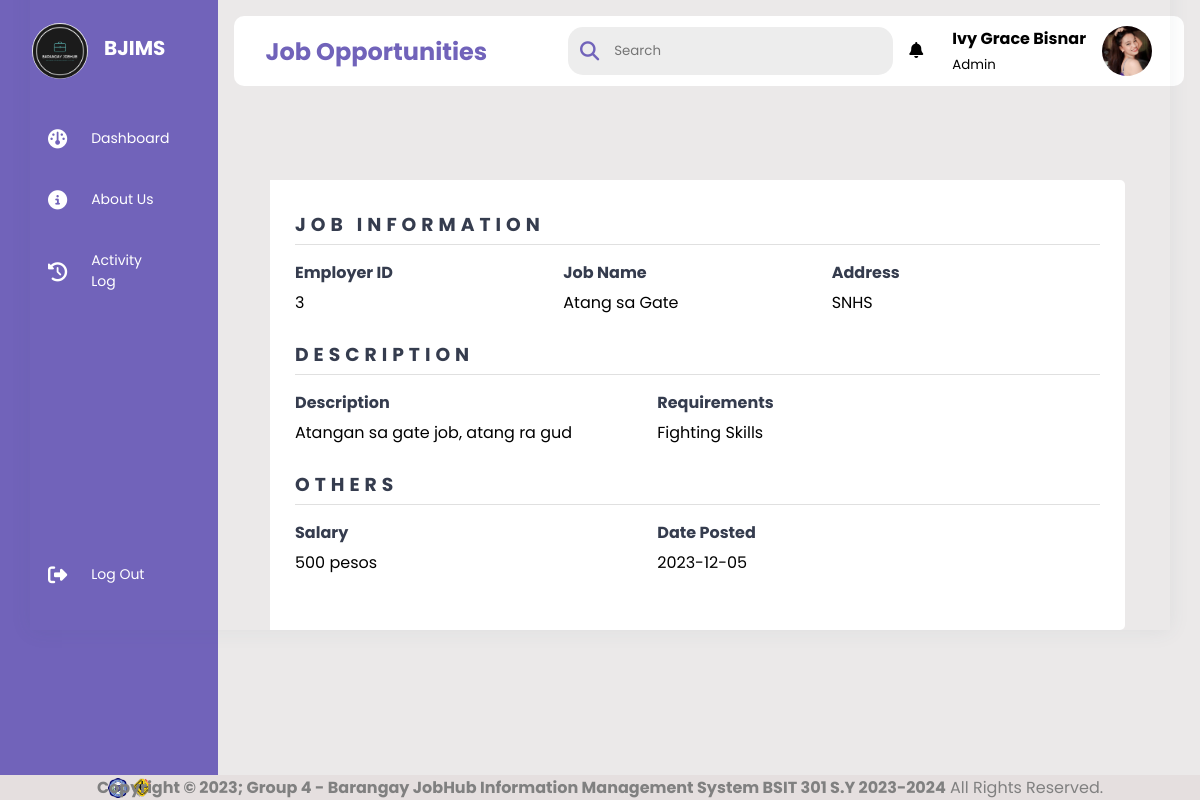
The app's page /admin/viewjobs.php?profid=2 (signed in) with its own data.
### tables this page shows
CREATE TABLE `info` (
  `jobid` int(11) NOT NULL,
  `title` varchar(255) NOT NULL,
  `description` text NOT NULL,
  `location` varchar(255) DEFAULT NULL,
  `requirements` text DEFAULT NULL,
  `salary` varchar(50) DEFAULT NULL,
  `posteddate` date DEFAULT NULL,
  `employer_id` int(11) NOT NULL,
  `active` tinyint(1) DEFAULT 1
);

### admin/viewjobs.php (the view, shortened to what this page needs)
<?php
include '../connection.php';
$user_id = $_SESSION['user_id'];
$select = mysqli_query($conn, "SELECT * FROM `admin` WHERE id = '$user_id'") or die('query failed');
if(mysqli_num_rows($select) > 0){
    $fetch = mysqli_fetch_assoc($select);
}
$eid = $_GET['profid'];
$sql = mysqli_query($conn, "SELECT * FROM info WHERE jobid='$eid'");
$result = mysqli_fetch_array($sql);
?>
<!DOCTYPE html>
<html lang="en">
    <head>
        <link rel="stylesheet" href="../css/style.css"/>
        <link rel="stylesheet" href="https://cdnjs.cloudflare.com/ajax/libs/font-awesome/6.4.0/css/all.min.css"/>
    </head>
    <body>
            <?php include("sidebar.php") ?>
        <div class="main--content">
            <div class="header--wrapper">
                <div class="header--title">
                    <h2>Job Opportunities</h2>
                </div>
                <div class="user--info">
                <div class="search--box">
                        <i class="fas fasolid fa-search"></i>
                        <input type="text" id="Input" placeholder="Search"/>
                    </div>
                    <div class="notification">
                        <div class="notif-icon" onclick="toggleNotifi()">
                            <i class="fa-solid fa-bell"></i>
                        </div>
                    </div>
                    <div class="profile">
                        <div class="info">
                            <p><b><?php echo $fetch['name']; ?></b></p>
                            <small class="text-muted">Admin</small>
                        </div>
                    </div>
                        <a href="settings.php">
                            <?php
                                if($fetch['image'] == ''){
                                    echo '<img src="../images/default-avatar.png">';
                                }else{
                                    echo '<img src="../uploaded_img/'.$fetch['image'].'">';
                                }
                            ?>
                        </a>
                    </div>
                </div>
            </div>
            <div class="container">
                <div class="right" style="margin-top: 330px; margin-left: 240px;">
                    <div class="info">
                        <h3>Job Information</h3>
                        <div class="info_data">
                            <div class="data">
                                <h4>Employer ID</h4>
                                <p><?php echo $result['employer_id'];?></p>
                            </div>
                            <div class="data">
                                <h4>Job Name</h4>
                                <p><?php echo $result['title'];?></p>
                            </div>
                            <div class="data">
                                <h4>Address</h4>
                                <p><?php echo $result['location'];?></p>
                            </div>
                        </div>
                    </div>
                    <div class="projects">
                        <h3>Description</h3>
                        <div class="info_data">
                            <div class="data">
                                <h4>Description</h4>
                                <p><?php echo $result['description'];?></p>
                            </div>
                            <div class="data">
                                <h4>Requirements</h4>
                                <p><?php echo $result['requirements'];?></p>
                            </div>
                        </div>
                    </div>
                    <div class="skills">
                        <h3>Others</h3>
                        <div class="skills_data">
                            <div class="data">
                                <h4>Salary</h4>
                                <p><?php echo $result['salary'];?></p>
                            </div>
                            <div class="data">
                                <h4>Date Posted</h4>
                                <p><?php echo $result['posteddate'];?></p>
                            </div>
                        </div>
                    </div>
                </div>
            </div>
        <?php include("../footer/footer.php") ?>
    </body>
</html>

### css/style.css (style rules this page uses)
* { margin: 0; padding: 0; border: none; outline: none; box-sizing: border-box; font-family: "Poppins", sans-serif; }
body { display: flex; }
img { display: block; width: 100%; }
.info b { font-size: 16px; text-align: center; }
.main--content { position: relative; background: #ebe9e9; width: 100%; padding: 1rem; }
.header--wrapper img { width: 50px; height: 50px; cursor: pointer; border-radius: 50%; }
.header--wrapper { display: flex; justify-content: space-between; align-items: center; flex-wrap: wrap; background: #fff; border-radius: 10px; padding: 10px 2rem; margin-bottom: 1rem; }
.header--title { color: rgba(113, 99, 186, 255); }
.notification { margin-right: 10px; border-radius: 50%; }
.notif-icon { cursor: pointer; margin-right: 3px; line-height: 50px; }
.user--info { display: flex; align-items: center; gap: 1rem; }
.search--box { background: rgb(237, 237, 237); border-radius: 15px; color: rgba(113, 99, 186, 255); display: flex; align-items: center; gap: 5px; padding: 4px 12px; }
.search--box input { background: transparent; padding: 10px; }
.search--box i { font-size: 1.2rem; cursor: pointer; transition: all 0.5s ease-out; }
.container { position: absolute; top: 50%; left: 50%; transform: translate(-50%, -50%); width: 95%; display: flex; box-shadow: 0 1px 20px 0 rgba(69,90,100,0.08); margin-top: -160px; }
.container .right { width: 75%; background: #fff; border-top-right-radius: 5px; border-bottom-right-radius: 5px; padding: 30px 25px; }
.container .right .info, .container .right .skills, .container .right .projects { margin-bottom: 25px; }
.container .right .info h3, .container .right .skills h3, .container .right .projects h3 { margin-bottom: 15px; padding-bottom: 5px; border-bottom: 1px solid #e0e0e0; color: #353c4e; text-transform: uppercase; letter-spacing: 5px; }
.container .right .info_data, .container .right .skills_data, .container .right .projects_data { display: flex; }
.container .right .info_data .data, .container .right .skills_data .data, .container .right .projects_data .data { width: 45%; }
.container .right .info_data .data h4, .container .right .skills_data .data h4, .container .right .projects_data .data h4 { color: #353c4e; margin-bottom: 5px; }

### records on screen
info: employer "3", title "Atang sa Gate", location "SNHS", description "Atangan sa gate job, atang ra gud", requirements "Fighting Skills", salary "500 pesos", posteddate "2023-12-05"

### other values on screen
$fetch['name'] "Ivy Grace Bisnar"
